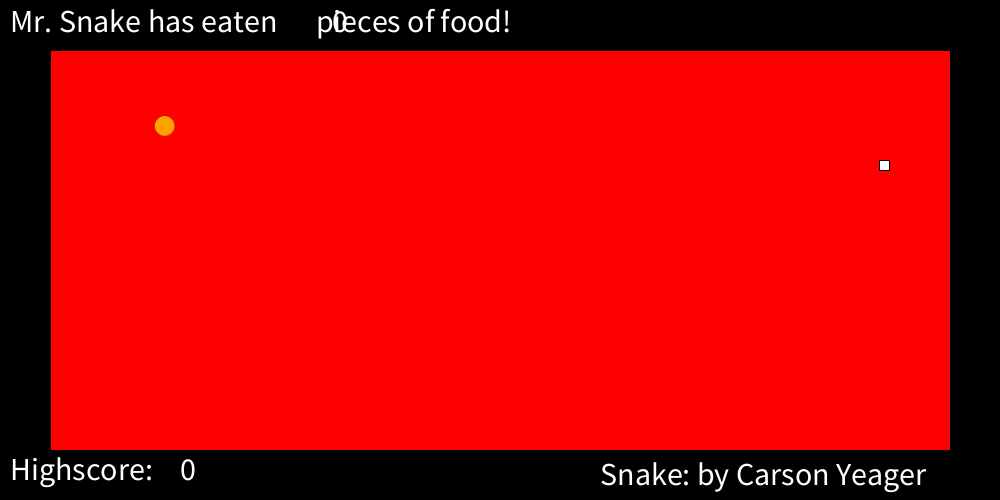
Frame 1 (no input)
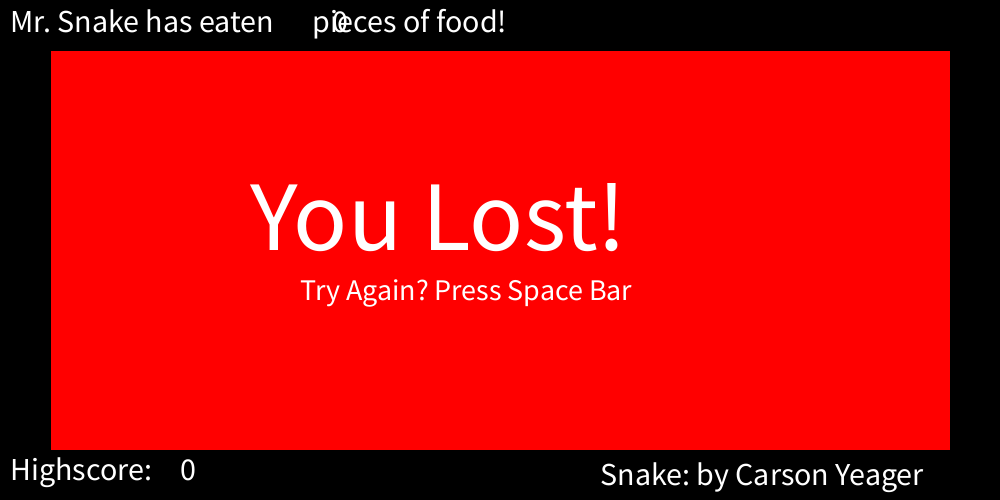
Frame 60 (the mouse pressed at the canvas centre just before this capture)
Frame 120 (the mouse held since frame 60 and released just before this capture): identical to frame 60, image omitted

The Processing sketch that drew these frames (run headless with seeded random() and noise(); from frame 60 on, the mouse is pressed at the canvas centre):

// Processing sketch: Final_Project
// ── Final_Project.pde
//Carson Yeager 45353260
//CSE 1341- Final Project
//Some of the logic for changing the direction of the snake and making it move was made refrencing Katherine Quinlivan's 
//snake game on open processing. https://www.openprocessing.org/sketch/106774 . All else is origional.
thesnake snake;
food yum;
int highscore = 0;
int speed = 10;
void setup() {
  size(1000, 500);
  snake = new thesnake();
  yum = new food();
  frameRate(speed);
}

void draw() {
  background(0);
  fill(255, 0, 0);
  rect(50, 50, 900, 400);
  fill(255);
  textSize(32);
  text("Snake: by Carson Yeager", 600, 485);
  score();
  snake.hititselfcheck();
  snake.checkborder();
  nofoodoverlap();

  if (snake.outsideboard == false && snake.hititself == false) {
    snake.drawSnake();
    snake.moveSnake();
    yum.drawfood();

    if (dist(yum.xfood, yum.yfood, snake.snakeX.get(0), snake.snakeY.get(0)) < snake.bodysize) {
      yum.newfood();
      snake.getlonger();
    }
  }
  if (snake.outsideboard == true | snake.hititself== true) {
    gameOver();
  }
}

void keyPressed() {
  if (key == CODED) {
    if (keyCode == LEFT) {
      snake.direction = "left";
    }
    if (keyCode == RIGHT) {
      snake.direction = "right";
    }
    if (keyCode == UP) {
      snake.direction = "up";
    }
    if (keyCode == DOWN) {
      snake.direction = "down";
    }
  }
}

void gameOver() {

  fill(255);
  textSize(100);
  text(" You Lost!", 230, 250);
  textSize(30);
  text("Try Again? Press Space Bar", 300, 300);
}

void score() {
  textSize(32);
  text("Mr. Snake has eaten      pieces of food!", 10, 32); 
  text(snake.bodylength -1, 332, 32);
  text("Highscore:", 10, 480);
  if ( (snake.bodylength - 1) > highscore) {
    highscore = highscore + 1;
  }
  text(highscore, 180, 480);
}

void nofoodoverlap() {
  //for (int i = 1; i < snake.bodylength; i++) {
    //if (abs(yum.xfood - snake.snakeX.get(i)) <= .5 | abs(yum.yfood - snake.snakeY.get(i))<= .5) {
      //yum.newfood();
   // }
 // }
}

void speed() {
}
// ── food.pde
class food {
  float xfood, yfood;
  int size = 10;
  
  food(){
  xfood= random(80, width-80);
  yfood= random(80, height-80);
  }
  
  
  void drawfood() {
    fill(255);
    rect(xfood, yfood, size, size);
  }
  
  
  void newfood() {
    xfood= random(80, width-80);
    yfood= random(80, height-80);
  }
}
// ── thesnake.pde
class thesnake {

  int bodylength;
  float bodysize;
  String direction;
  ArrayList<Float> snakeX, snakeY;
  boolean outsideboard;
  boolean hititself;
  
  float h= 27;
  float INC= 1;

  thesnake() {
    bodylength = 1;
    bodysize = 20;
    direction = "right";
    snakeX = new ArrayList();
    snakeY = new ArrayList();
    snakeX.add(random(100, 200));
    snakeY.add(random(100, 200));
  }

  void drawSnake() {
    pushStyle();
    colorMode(HSB);
    fill(h, 255, 255);

    h=h+INC;
    if (h>=315) {
      INC = -INC;
    }
    if (h<27) {
      INC=-INC;
    }

    for (int i=0; i<bodylength; i++) {
      strokeWeight(0);
      ellipse(snakeX.get(i), snakeY.get(i), bodysize, bodysize);
    }
    popStyle();
  }

  void moveSnake() {
    for (int i = bodylength - 1; i>0; i--) {
      snakeX.set(i, snakeX.get(i-1));
      snakeY.set(i, snakeY.get(i-1));
    }
    if ( direction == "left") {
      snakeX.set(0, snakeX.get(0) - bodysize);
    }
    if ( direction == "right") {
      snakeX.set(0, snakeX.get(0) + bodysize);
    }
    if ( direction == "up") {
      snakeY.set(0, snakeY.get(0) - bodysize);
    }
    if ( direction == "down") {
      snakeY.set(0, snakeY.get(0) + bodysize);
    }

    snakeX.set(0, (snakeX.get(0) + width) % width);
    snakeY.set(0, (snakeY.get(0) + height) % height);
  }

  void getlonger() {
    snakeX.add( snakeX.get(bodylength-1) +bodysize);
    snakeY.add( snakeY.get(bodylength-1) +bodysize);
    bodylength++;
  }

  void hititselfcheck() {
    for (int i = 1; i < bodylength; i++) {
      if ( dist(snakeX.get(0), snakeY.get(0), snakeX.get(i), snakeY.get(i)) < bodysize) {
        hititself = true;
      }
    }
    if (keyPressed) {
      if (key == ' ' && (outsideboard == true || hititself == true)) {
        hititself = false;
        bodylength = 1;
        float xtemp = 200;
        float ytemp = 200;
        snakeX.clear();
        snakeY.clear();
        snakeX.add(xtemp);
        snakeY.add(ytemp);
        direction = "right";
      }
    }
  }

  void checkborder() {
    if (snakeX.get(0) >= 950 || snakeX.get(0) <= 50 || snakeY.get(0) >= 450 || snakeY.get(0) <= 50) {
      outsideboard = true;
    }
    if (keyPressed) {
      if (key == ' ' && (outsideboard == true || hititself == true)) {
        outsideboard = false;
        bodylength = 1;
        float xtemp = 200;
        float ytemp = 200;
        snakeX.clear();
        snakeY.clear();
        snakeX.add(xtemp);
        snakeY.add(ytemp);
        direction = "right";
      }
    }
  }
}
